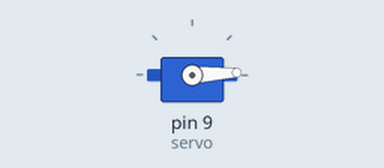
Bench run of a sketch on a simulated Arduino Uno, built with avr-gcc and run on an emulated ATmega328P. On the bench: servo.

Above: at 0.05 s.
At 0.9 s:
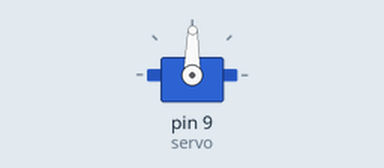
At 1.75 s:
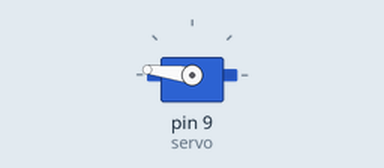
At 3.45 s:
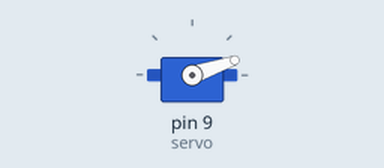
Timing chart, 0 to 8.4 s (numbered marks = the images above):
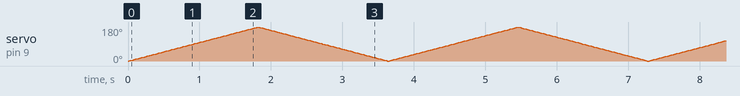

The sketch:

servo.ino
```cpp
#include <Servo.h>

#define SERVO_PIN 12

Servo servo;

void setup() {
	servo.attach(9);
	servo.write(90);
}

void loop() {
	for (int i =0; i<180; i++) {
		servo.write(i);

		delay(10);
	}
	for (int i = 180; i >= 0; i--) {
		servo.write(i);
		delay(10);
	}
}
```
